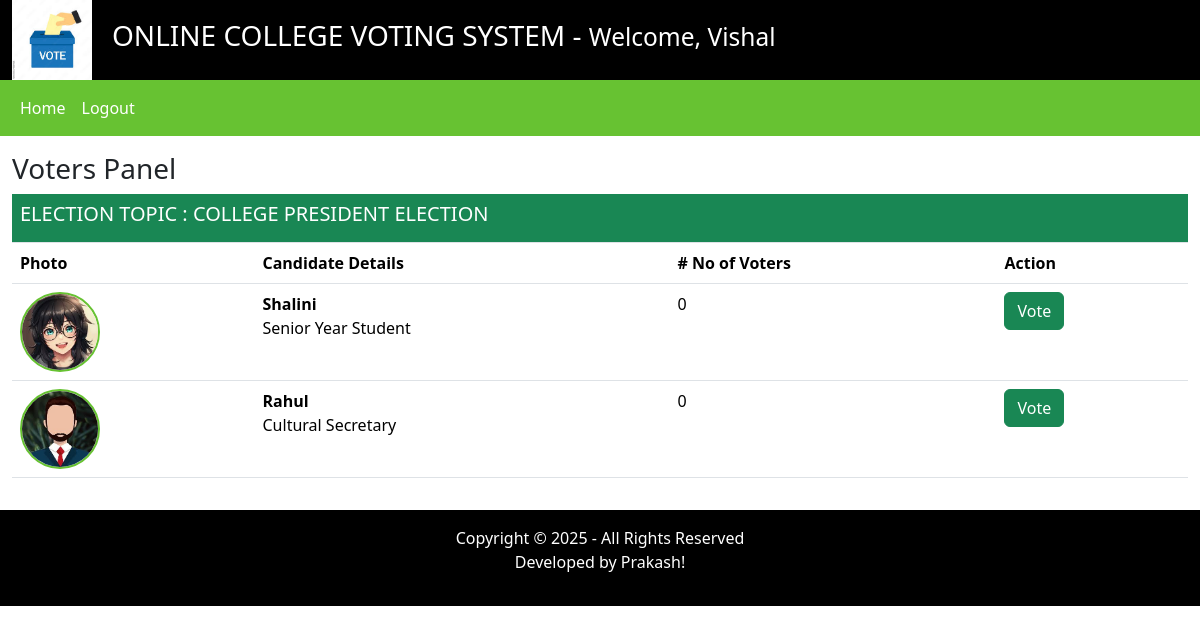
The app's page /voters/index.php (signed in) with its own data.
### tables this page shows
CREATE TABLE elections (
    id INT AUTO_INCREMENT PRIMARY KEY,
    election_topic VARCHAR(255),
    no_of_candidates INT,
    starting_date DATE,
    ending_date DATE,
    status VARCHAR(45),
    inserted_by VARCHAR(255),
    inserted_on DATE
);

CREATE TABLE candidate_details (
    id INT AUTO_INCREMENT PRIMARY KEY,
    election_id INT,
    candidate_name VARCHAR(255),
    candidate_details TEXT,
    candidate_photo TEXT,
    inserted_by VARCHAR(255),
    inserted_on DATE
);

### voters/index.php (the view, shortened to what this page needs)
<?php
require_once("inc/header.php");
require_once("inc/navigation.php");
?>
<div class="row my-3">
    <div class="col-12">
        <h3>Voters Panel</h3>
        <?php
        $fetchingActiveElections = mysqli_query($conn, "SELECT * FROM elections
WHERE status ='Active'") or die(mysqli_error($conn));
        $totalActiveElections = mysqli_num_rows($fetchingActiveElections);
        if ($totalActiveElections > 0) {
            while ($data = mysqli_fetch_assoc($fetchingActiveElections)) {
                $election_id = $data['id'];
                $election_topic = $data['election_topic'];
                ?>
                <table class="table">
                    <thead>
                        <tr>
                            <th colspan="4" class="bg-success text-white">
                                <h5>ELECTION TOPIC :
                                    <?php echo strtoupper($election_topic); ?>
                                </h5>
                            </th>
                        </tr>
                        <tr>
                            <th>Photo</th>
                            <th>Candidate Details</th>
                            <th># No of Voters</th>
                            <th>Action</th>
                        </tr>
                    </thead>
                    <tbody>
                        <?php
                        $fetchingCandidates = mysqli_query($conn, "SELECT * FROM
candidate_details WHERE election_id='" . $election_id . "'") or
                            die(mysqli_error($conn));
                        while ($candidateData = mysqli_fetch_assoc($fetchingCandidates)) {
                            $candidate_id = $candidateData['id'];
                            $candidate_photo = $candidateData['candidate_photo'];
                            $fetchingVotes = mysqli_query($conn, "SELECT * FROM votings WHERE
candidate_id='" . $candidate_id . "'") or die(mysqli_error($conn));
                            $totalVotes = mysqli_num_rows($fetchingVotes);
                            ?>
                            <tr>
                                <td><img src="<?php echo $candidate_photo; ?>" class="candidate_photo"></td>
                                <td><?php echo "<b>" . $candidateData['candidate_name'] .
                                    "</b><br/>" . $candidateData['candidate_details']; ?></td>
                                <td><?php echo $totalVotes; ?></td>
                                <td>
                                    <?php
                                    $checkIfVoteCasted = mysqli_query($conn, "SELECT * FROM votings
WHERE voters_id ='" . $_SESSION['user_id'] . "' AND election_id = '" . $election_id . "'") or
                                        die(mysqli_error($conn));
                                    $isVoteCasted = mysqli_num_rows($checkIfVoteCasted);
                                    if ($isVoteCasted > 0) {
                                        console_log("vote not casted");
                                        $voteCastedData = mysqli_fetch_assoc($checkIfVoteCasted);
                                        $voteCastedToCandidate = $voteCastedData['candidate_id'];
                                        if ($voteCastedToCandidate == $candidate_id) {
                                            ?>
                                            <div class="alert alert-success d-flex align-items-center" role="alert">
                                                <i class="fas fa-check-circle me-2"></i>
                                                Your vote has been submitted! ✅
                                            </div>
                                            <?php
                                        }
                                    } else {
                                        ?>
                                        <button class="btn btn-md btn-success" onclick="castVote(<?php
                                        echo $election_id; ?>,<?php echo $candidate_id; ?>,<?php echo
                                                 $_SESSION['user_id']; ?>)">Vote</button>
                                        <?php
                                    }
                                    ?>
                                </td>
                            </tr>
                            <?php
                        }
                        ?>
                    </tbody>
                </table>
                <?php
            }
        } else {
            echo "No any active election.";
        }
        ?>
    </div>
</div>
<?php
require_once("inc/footer.php");
?>

### voters/inc/header.php (shortened to what this page needs)
<!DOCTYPE html>
<html lang="en">
<head>
    <link href="https://cdn.jsdelivr.net/npm/bootstrap@5.3.3/dist/css/bootstrap.min.css" rel="stylesheet">
    <link rel="stylesheet" href="../assets/css/style.css">
</head>
<body>
    <div class="container-fluid">
        <div class="row bg-black text-white">
            <div class="col-1">
                <img src="../assets/images/logo.jpeg" width="80px" />
            </div>
            <div class="col-11 my-auto">
                <h3>ONLINE COLLEGE VOTING SYSTEM - <small>Welcome, <?php echo
                    $_SESSION['username']; ?></small></h3>
            </div>
        </div>

### voters/inc/navigation.php (shortened to what this page needs)
<div class="row bg-green">
    <div class="col-12 bg-green">
        <nav class="navbar navbar-expand-lg navbar-light bg-green">
            <div class="collapse navbar-collapse" id="navbarSupportedContent">
                <ul class="navbar-nav mr-auto">
                    <li class="nav-item">
                        <a class="nav-link text-white mr-3" href="index.php">Home</a>
                    </li>
                    <li class="nav-item">
                        <a class="nav-link text-white mr-3" href="../admin/logout.php">Logout</a>
                    </li>
                </ul>
            </div>
        </nav>
    </div>
</div>

### voters/inc/footer.php (shortened to what this page needs)
<div class="row bg-black text-center text-white">
    <div class="col-12 my-3 ">
        <p> Copyright &copy; 2025 - All Rights Reserved <br>
            Developed by Prakash!
        </p>
    </div>
</div>
</div>
</body>
</html>

### assets/css/style.css (style rules this page uses)
.text-white { color: #fff; }
.bg-black { background-color: #000; }
.bg-green { background-color: #67C232; }
.candidate_photo { width: 80px; height: 80px; border: 2px solid #67C232; border-radius: 100%; }

### records on screen
elections: election_topic "COLLEGE PRESIDENT ELECTION"
candidate_details: candidate_photo (picture), candidate_name "Shalini", candidate_details "Senior Year Student", totalVotes "0"
candidate_details: candidate_photo (picture), candidate_name "Rahul", candidate_details "Cultural Secretary", totalVotes "0"

### other values on screen
$_SESSION['username'] "Vishal"
